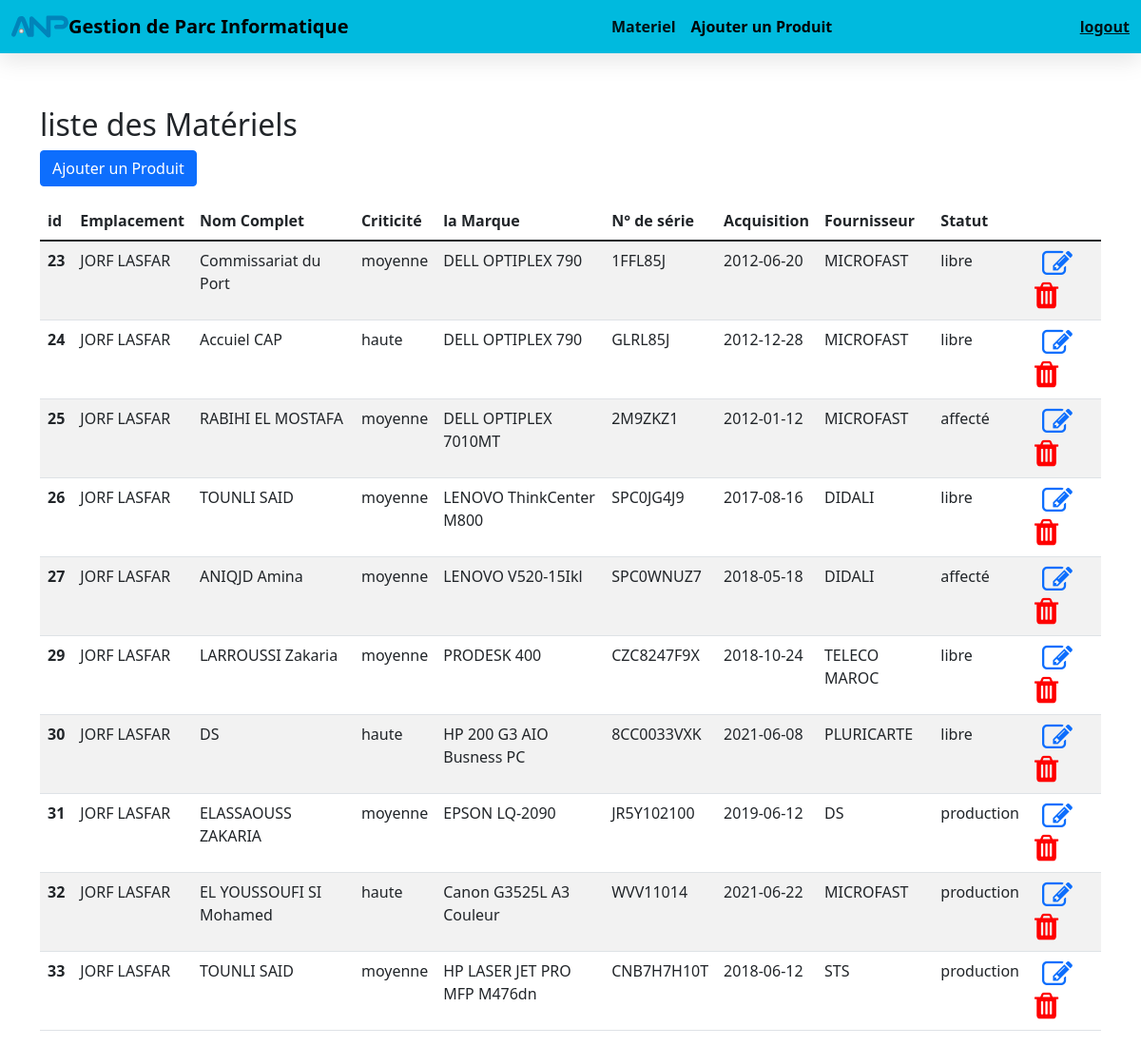
Page /list.php on the committed database.
### tables this page shows
CREATE TABLE `materiel` (
  `id` int(11) NOT NULL,
  `Emplacement` varchar(255) NOT NULL,
  `Full_Name` varchar(255) NOT NULL,
  `Marque` varchar(255) NOT NULL,
  `N°_de_série` varchar(255) NOT NULL,
  `Acquisition` date NOT NULL,
  `Fournisseur` varchar(255) NOT NULL,
  `Statut` varchar(255) NOT NULL,
  `Criticité` varchar(255) NOT NULL
);

### list.php (the view, shortened to what this page needs)
<?php
include_once 'conn.php';
$Readsql = "SELECT * FROM materiel";
$res = mysqli_query($conn,$Readsql);
?>
<!DOCTYPE html>
<html lang="en">
<head>
    <link href="https://cdn.jsdelivr.net/npm/bootstrap@5.1.3/dist/css/bootstrap.min.css" rel="stylesheet">
    <link rel="stylesheet" href="https://stackpath.bootstrapcdn.com/font-awesome/4.7.0/css/font-awesome.min.css">
    <link rel="stylesheet" href="style1.css">
</head>
<body>
  <?php
  include 'navbar.php';
  ?>
<div class="container">
    <div class="row pt-4">
        <h2>liste des Matériels</h2>
        <a href="add.php">
            <button class="btn btn-primary" type="">
                Ajouter un Produit
            </button>
        </a>
    </div>
    <table class="table table-striped mt-3">
        <thead>
            <tr>
                <th>id</th>
                <th>Emplacement</th>
                <th>Nom Complet</th>
                <th>Criticité</th>
                <th>la Marque</th>
                <th>N° de série</th>
                <th>Acquisition</th>
                <th>Fournisseur</th>
                <th>Statut</th>
            </tr>
        </thead>
        <tbody>
            <?php while ($r = mysqli_fetch_assoc($res)) { ?>
             <tr>
                <th scope="row"><?php echo $r['id'];?></th>
                    <td> <?php echo $r['Emplacement']; ?></td>
                    <td> <?php echo $r['Full_Name']; ?></td>
                    <td> <?php echo $r['Criticité']; ?></td>
                    <td> <?php echo $r['Marque']; ?></td>
                    <td> <?php echo $r['N°_de_série']; ?></td>
                    <td> <?php echo $r['Acquisition']; ?></td>
                    <td> <?php echo $r['Fournisseur']; ?></td>
                    <td> <?php echo $r['Statut']; ?></td>
                    <td>
                        <a href="update.php?id=<?php echo $r['id'];  ?>" class="m-2">
                        <i class="fa fa-edit fa-2x"></i>
                        </a>
                        <a href="delete.php?id=<?php echo $r['id']; ?>">
                        <i class="fa fa-trash fa-2x red-icon"
                        data-bs-toggle="modal"
                        data-bs-target="#exempleModal <?php echo $r['id']; ?>">
                        </i>
                        </a>
            </td>
        </tr>
            <?php }?>
        </tbody>
    </table>
</div>
</body>
</html>

### navbar.php (shortened to what this page needs)
<nav class="navbar navbar-expand-lg navbar-light bg-nav">
  <div class="container-fluid">
  <img src="images/logo.svg" alt="logo" width="60px" height="30px">
    <a class="navbar-brand" href="list.php">Gestion de Parc Informatique</a>
    <div class="collapse navbar-collapse" id="navbarText">
      <ul class="navbar-nav m-auto mb-2 mb-lg-0">
        <li class="nav-item">
          <a class="nav-link active" aria-current="page" href="list.php">Materiel</a>
        </li>
        <li class="nav-item">
          <a class="nav-link" href="">Ajouter un Produit</a>
        </li>
    </ul>
      <span class="navbar-text">
         <a href="logout.php">logout</a>
      </span>
    </div>
  </div>
</nav>

### style1.css (style rules this page uses)
.bg-nav { box-shadow: 0 .5rem 1.5rem rgba(0, 0, 0,.1) ; background:#00bade ; z-index: 1000; }
.navbar .navbar-brand { color:black; font-weight: bold; }
.navbar-light .navbar-nav .nav-link { color:black; font-weight: bold; }
.navbar-text { color: #fff; font-weight: bold; text-decoration: none; }
.container { margin-top: 2rem; background: #fff; }
.red-icon { color:red; cursor: pointer; }

### rows in the picture
materiel: id "23", Emplacement "JORF LASFAR", Full_Name "Commissariat du Port", Criticité "moyenne", Marque "DELL OPTIPLEX 790", value "1FFL85J", Acquisition "2012-06-20", Fournisseur "MICROFAST", Statut "libre"
materiel: id "24", Emplacement "JORF LASFAR", Full_Name "Accuiel CAP", Criticité "haute", Marque "DELL OPTIPLEX 790", value "GLRL85J", Acquisition "2012-12-28", Fournisseur "MICROFAST", Statut "libre"
materiel: id "25", Emplacement "JORF LASFAR", Full_Name "RABIHI EL MOSTAFA", Criticité "moyenne", Marque "DELL OPTIPLEX 7010MT", value "2M9ZKZ1", Acquisition "2012-01-12", Fournisseur "MICROFAST", Statut "affecté"
materiel: id "26", Emplacement "JORF LASFAR", Full_Name "TOUNLI SAID", Criticité "moyenne", Marque "LENOVO ThinkCenter M800", value "SPC0JG4J9", Acquisition "2017-08-16", Fournisseur "DIDALI", Statut "libre"
materiel: id "27", Emplacement "JORF LASFAR", Full_Name "ANIQJD Amina", Criticité "moyenne", Marque "LENOVO V520-15Ikl", value "SPC0WNUZ7", Acquisition "2018-05-18", Fournisseur "DIDALI", Statut "affecté"
materiel: id "29", Emplacement "JORF LASFAR", Full_Name "LARROUSSI Zakaria", Criticité "moyenne", Marque "PRODESK 400", value "CZC8247F9X", Acquisition "2018-10-24", Fournisseur "TELECO MAROC", Statut "libre"
materiel: id "30", Emplacement "JORF LASFAR", Full_Name "DS", Criticité "haute", Marque "HP 200 G3 AIO Busness PC", value "8CC0033VXK", Acquisition "2021-06-08", Fournisseur "PLURICARTE", Statut "libre"
materiel: id "31", Emplacement "JORF LASFAR", Full_Name "ELASSAOUSS ZAKARIA", Criticité "moyenne", Marque "EPSON LQ-2090", value "JR5Y102100", Acquisition "2019-06-12", Fournisseur "DS", Statut "production"
materiel: id "32", Emplacement "JORF LASFAR", Full_Name "EL YOUSSOUFI SI Mohamed", Criticité "haute", Marque "Canon G3525L A3 Couleur", value "WVV11014", Acquisition "2021-06-22", Fournisseur "MICROFAST", Statut "production"
materiel: id "33", Emplacement "JORF LASFAR", Full_Name "TOUNLI SAID", Criticité "moyenne", Marque "HP LASER JET PRO MFP M476dn", value "CNB7H7H10T", Acquisition "2018-06-12", Fournisseur "STS", Statut "production"
